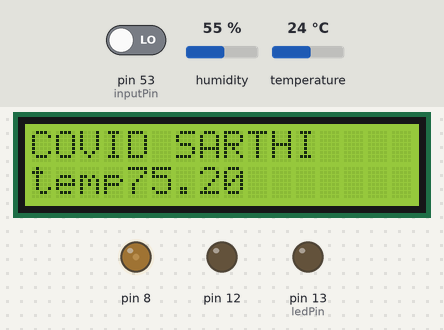
This sketch was run on a simulated Arduino Mega 2560, built with avr-gcc and run on an emulated ATmega2560. Parts: 16×2 character LCD, output pins drawn as LEDs (lit = HIGH). The test bench sets the inputs (shaded band); at power-on: temperature 24 °C, pin 53 (inputPin) LOW, humidity 55 %.

Above: at 2.5 s.
2.6 s: temperature set to 12 °C
At 3.6 s:
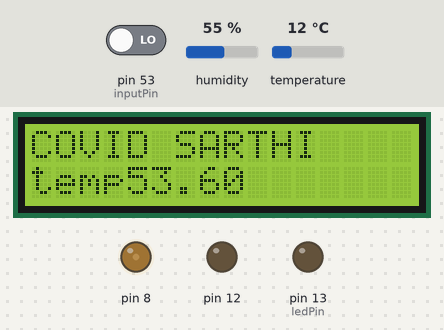
6.0 s: temperature set to 19 °C
At 7.5 s:
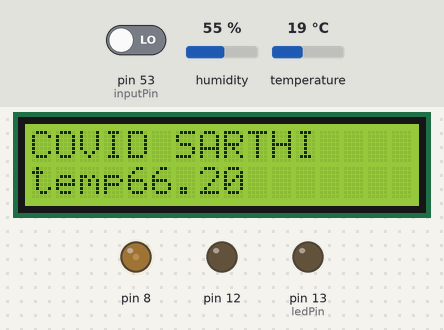
7.6 s: temperature set to 28 °C
At 10.9 s:
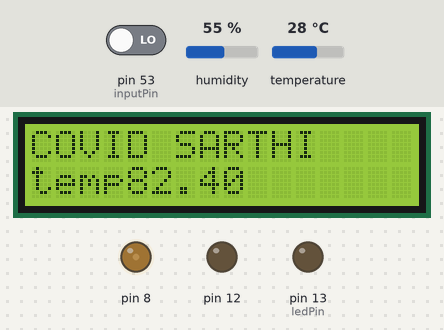
Timing chart, 0 to 12.4 s (numbered marks = the images above; inputs shaded):
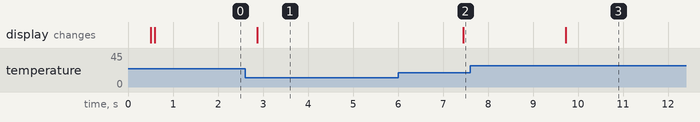

Measured:
- after the input at 2.6 s, the display: changes after 0.27 s (image 1)
- after the input at 6.0 s, the display: changes after 1.4 s (image 2)
- after the input at 7.6 s, the display: changes after 2.1 s (image 3)

The sketch:

COVID-Sarthi.ino
```cpp
// permanently HIGH pins:
 // permanently LOW pins: 12
#include <LiquidCrystal.h> // includes the LiquidCrystal Library
#include <DHT.h>
#define DHTPIN 13 //Digital
#define DHTTYPE DHT11
DHT dht(DHTPIN,DHTTYPE);

LiquidCrystal lcd(1, 2, 4, 5, 6, 7); // Creates an LC object. Parameters: (rs, enable, d4, d5, d6, d7)
int Contrast = 50; //LCD CONTRAST
int ledPin = 13;                // choose the pin for the LED
int inputPin = 53;               // choose the input pin (for PIR sensor)
int pirState = LOW;             // we start, assuming no motion detected
int val = 0;
void setup() {
  // put your setup code here, to run once:
analogWrite(8,Contrast);
//lcd.begin(16,2);
//dht.begin();
//lcd.print("COVID SARTHI");
//float f = dht.readTemperature(true);
//if (isnan(f)){
//  lcd.print("ERROR");
//}
//lcd.setCursor(0,1);
//lcd.print("temp");
//lcd.print(f);
//delay(3000);

//lcd.setCursor(0,1);
//lcd.print("temp");
  pinMode(ledPin, OUTPUT);      // declare LED as output
  pinMode(inputPin, INPUT);     // declare sensor as input
  pinMode(12,OUTPUT);
  digitalWrite(12,LOW);

  Serial.begin(9600);
}

void loop() {
  // put your main code here, to run repeatedly:
  delay(500);


lcd.begin(16,2);
dht.begin();
lcd.print("COVID SARTHI");
float f = dht.readTemperature(true);
if (isnan(f)){
  lcd.print("ERROR");
}
lcd.setCursor(0,1);
lcd.print("temp");
lcd.print(f);
//delay(3000);


val = digitalRead(inputPin);  // read input value
  if (val == HIGH) {            // check if the input is HIGH
    digitalWrite(ledPin, HIGH);  // turn LED ON
    if (pirState == LOW) {
      // we have just turned on
      Serial.println("Motion detected!");

      delay(1000);
      // We only want to print on the output change, not state
      pirState = HIGH;
    }
  } else {
    digitalWrite(ledPin, LOW); // turn LED OFF
    if (pirState == HIGH){
      // we have just turned of
      Serial.println("Motion ended!");

      delay(1000);
      // We only want to print on the output change, not state
      pirState = LOW;
    }
  }


}
```
